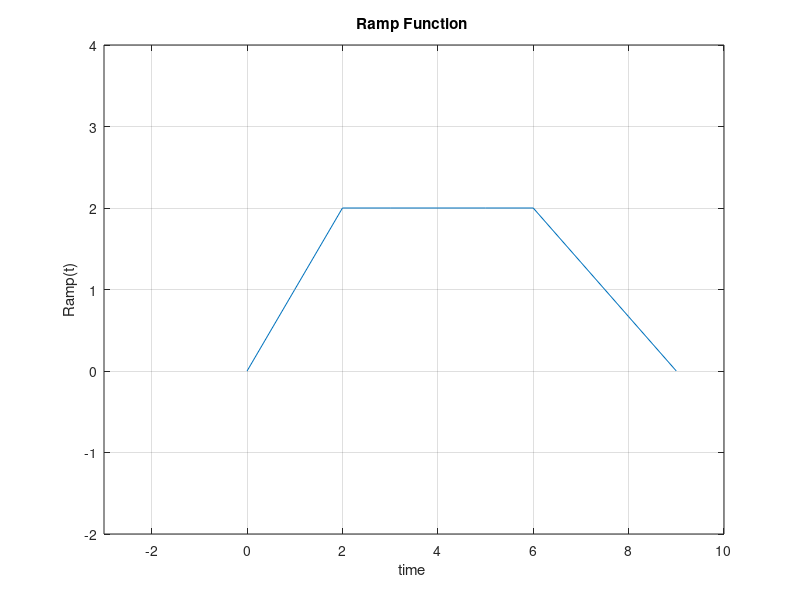

Reproduce this figure in MATLAB.
clc
clear

%{

%%lab 3 PROBLEM 1 -------------------------------
t=(-1:.01:3);
unitstep=t>0;
plot(t,unitstep)
ylabel("unitstep")
xlabel("time  ")
title("Function us(t)")
axis([-1 3 -3 3])
grid on 

%%PROBLEM 2 part A ---------------------------------------
t=(-1:.01:3);
unitstep=t>.1;
plot(t,unitstep)
ylabel("Delay sig")
xlabel("time  ")
title("Function delay signal")
axis([-1 3 -3 3])
grid on 

%%PROBLEM 2 part B  ---------------------------------------
t=(-1:.01:3);
y=1.5*cos(2*pi*(t)-(pi/4));
x=1.5*cos(2*pi*(t-0.4)-(pi/4));
subplot(2, 1, 1);
plot(t,x)
ylabel("Delay sig")
xlabel("time  ")
title("Function original x(t)")
axis([-1 3 -3 4])
grid on 

subplot(2, 1, 2);
plot(t,y)
ylabel("Delay sig")
xlabel("time  ")
title("Function delayed x(t)")
axis([-1 3 -3 4])
grid on 

%%PROBLEM 5   ---------------------------------------
t=(-2:.01:2);
%x=rectpuls(t,3.99);
figure ()
plot(t,3.5*x)
ylabel("amplituide")
xlabel("time ")
title("Pulse Function ")
axis([-3 3 -3 5])
grid on 

%%PROBLEM 8   ---------------------------------------
t=[-2:.01:9];
figure ()
plot(t,t)
ylabel("Ramp(t)")
xlabel("time ")
title("Ramp Function ")
axis([-3 10 -3 10])
grid on 

%%
%}

%%PROBLEM 9   ---------------------------------------
%t=[-2:.01:10];

for i=0:9
    if i<=2
    x(i+1)=i;
    end
    
    if i>2&i<=6
    x(i+1)=2;
    end
    
    if i>6&i<=9   
    x(i+1)=2/3*(9-i);
    end
end 
plot([0:9],x);
axis([-3 ,10 ,-2 ,4]);
ylabel("Ramp(t)")
xlabel("time ")
title("Ramp Function ")
grid on